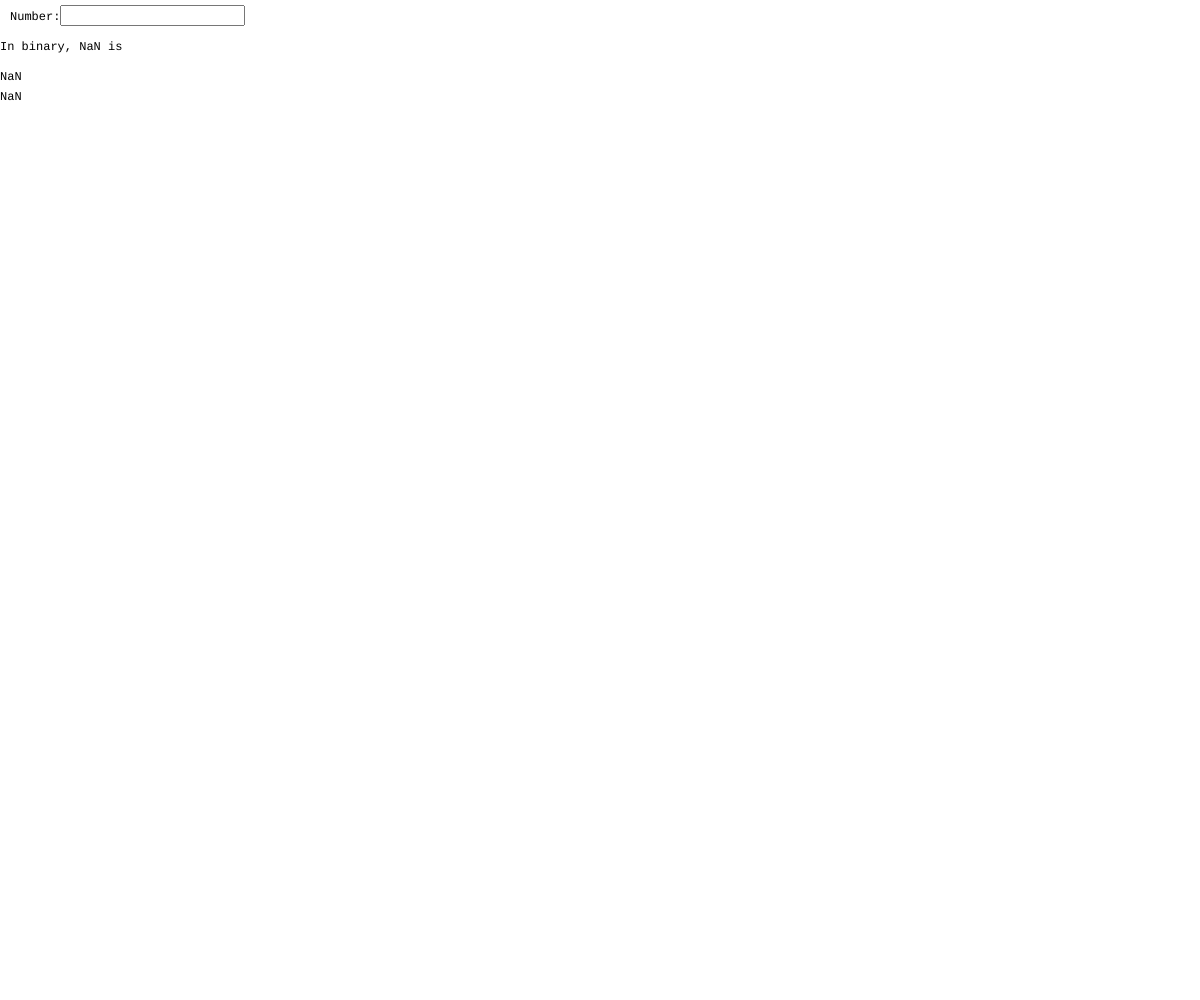
Frame 1 (no input)
Frame 60 (no input): identical to frame 1, image omitted
Frame 120 (the mouse pressed at the canvas centre since frame 60): identical to frame 1, image omitted

The p5.js sketch that drew this single still picture (run headless with seeded random() and noise() and a simulated clock; from frame 60 on, the mouse is pressed at the canvas centre):

// p5.js sketch
// ── sketch.js
function setup() {
	createCanvas(windowWidth, windowHeight);
// 	Create an input box
	input = createInput();
// 	Place the input box
	input.position(60, 5);
}

function draw() {
// 	create a background and font...
	background('white');
	textFont('courier');
// 	Label my input box
	text('Number:', 10, 20);
// 	Make a variable to hold the value of the input box
	var number = int(input.value());
// 	Convert that number into binary
  var num = number.toString(2);
	var num2 = number.toString(16);
// 	Label my output
	text('In binary, ' + number + ' is', 0, 50);
// 	Display the binary number.
	text(num, 0, 80);
  text(num2, 0,100);
}

function windowResized() {
	resizeCanvas(windowWidth, windowHeight);
}
